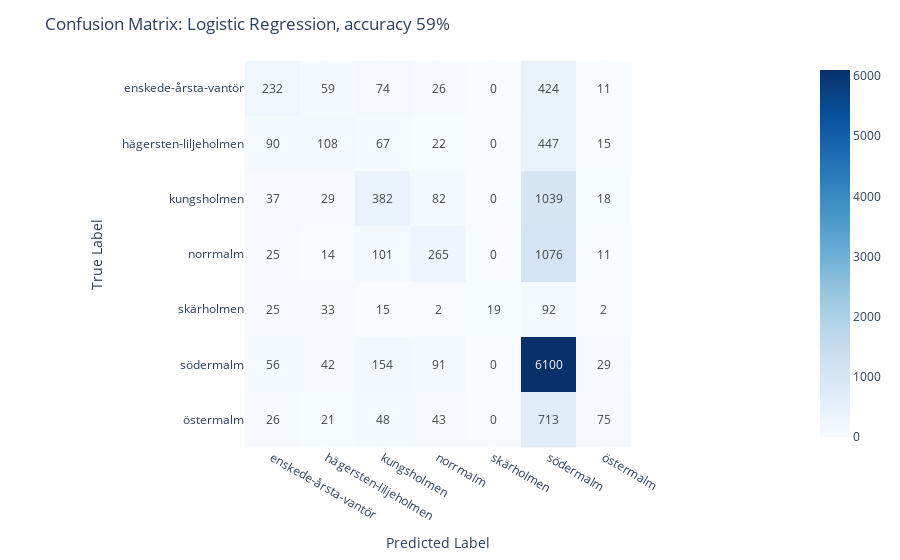

The notebook cell saved with this chart:
### Code cell
evaluate_model(df, labels, 'model_LogisticRegression(C=1.3, random_state=42)_7n',
               'Logistic Regression, accuracy 59%')

### Figure 1 — Plotly figure (JSON) as saved in the notebook; plotly's stock layout.template omitted (floating-point values rounded to 4 significant figures)
{"data": [{"coloraxis": "coloraxis", "hovertemplate": "x: %{x}<br>y: %{y}<br>color: %{z}<extra></extra>", "name": "0", "texttemplate": "%{z}", "type": "heatmap", "x": ["enskede-årsta-vantör", "hägersten-liljeholmen", "kungsholmen", "norrmalm", "skärholmen", "södermalm", "östermalm"], "xaxis": "x", "y": ["enskede-årsta-vantör", "hägersten-liljeholmen", "kungsholmen", "norrmalm", "skärholmen", "södermalm", "östermalm"], "yaxis": "y", "z": [[232, 59, 74, 26, 0, 424, 11], [90, 108, 67, 22, 0, 447, 15], [37, 29, 382, 82, 0, 1039, 18], [25, 14, 101, 265, 0, 1076, 11], [25, 33, 15, 2, 19, 92, 2], [56, 42, 154, 91, 0, 6100, 29], [26, 21, 48, 43, 0, 713, 75]]}], "layout": {"coloraxis": {"colorscale": [[0, "rgb(247,251,255)"], [0.125, "rgb(222,235,247)"], [0.25, "rgb(198,219,239)"], [0.375, "rgb(158,202,225)"], [0.5, "rgb(107,174,214)"], [0.625, "rgb(66,146,198)"], [0.75, "rgb(33,113,181)"], [0.875, "rgb(8,81,156)"], [1, "rgb(8,48,107)"]]}, "margin": {"t": 60}, "title": {"text": "Confusion Matrix: Logistic Regression, accuracy 59%"}, "xaxis": {"anchor": "y", "constrain": "domain", "domain": [0, 1], "scaleanchor": "y", "title": {"text": "Predicted Label"}}, "yaxis": {"anchor": "x", "autorange": "reversed", "constrain": "domain", "domain": [0, 1], "title": {"text": "True Label"}}}}
